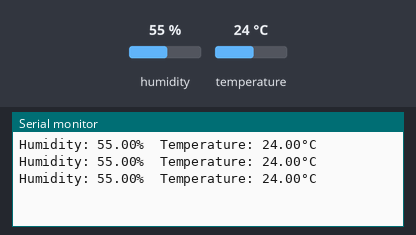
Bench run of a sketch on a simulated ESP32. On the bench: the last lines printed to the serial monitor. The inputs (shaded band) are chosen by the test bench; at power-on: humidity 55 %, temperature 24 °C.

Above: at 3.8 s.
3.9 s: humidity set to 22 %
At 5.8 s:
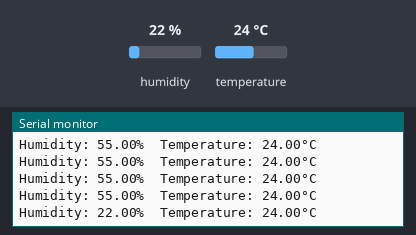
6.7 s: temperature set to 12 °C
At 7.8 s:
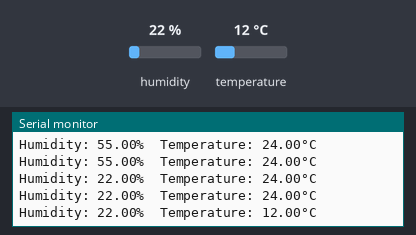
9.5 s: humidity set to 40 %
At 10.8 s:
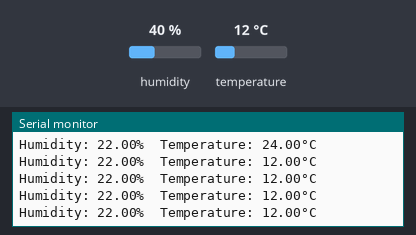
Timing chart, 0 to 12.5 s (numbered marks = the images above; inputs shaded):
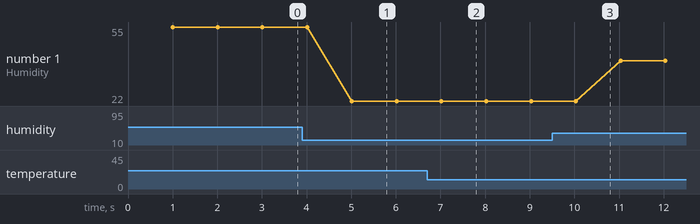

Measured:
- after the input at 3.9 s, the serial monitor: prints a new line after 1.1 s (image 1)
- after the input at 6.7 s, the serial monitor: prints a new line after 0.32 s (image 2)
- plotted number 1: 55 → 22 after the input at 3.9 s, 22 → 40 after the input at 9.5 s

The sketch:

02DHT_Test.ino
```cpp
// ตัวอย่างการทดสอบเซ็นเซอร์ความชื้น/อุณหภูมิ DHT11/DHT22
// จะต้องสร้าง Arduino libraries:
// - DHT Sensor Library: https://github.com/adafruit/DHT-sensor-library
// - Adafruit Unified Sensor Lib: https://github.com/adafruit/Adafruit_Sensor

#include "DHT.h"

#define DHTPIN 18     // กำหนดให้ขา 18 ของ ESP32 Digital เชื่อมต่อกับ DHT sensor
// ทดสอบ ESP32 : use pins 18 --
// Pin 15 can work but DHT must be disconnected during program upload.

// สามบรรดล่างนี้ให้คุณเลือกประเภทหรือชนิดของ whatever type ของคุณให้ถูกต้อง
//#define DHTTYPE DHT11   // DHT 11 ตัววัดอุณหภูมิและความชื้นสีฟ้า
#define DHTTYPE DHT22   // DHT 22  (AM2302), AM2321
//#define DHTTYPE DHT21   // DHT 21 (AM2301)

// Connect pin 1 (on the left) of the sensor to +5V
// NOTE: If using a board with 3.3V logic like an Arduino Due connect pin 1
// to 3.3V instead of 5V!
// Connect pin 2 of the sensor to whatever your DHTPIN is
// Connect pin 4 (on the right) of the sensor to GROUND
// Connect a 10K resistor from pin 2 (data) to pin 1 (power) of the sensor

// Initialize DHT sensor.
// Note that older versions of this library took an optional third parameter to
// tweak the timings for faster processors.  This parameter is no longer needed
// as the current DHT reading algorithm adjusts itself to work on faster procs.
DHT dht(DHTPIN, DHTTYPE);

void setup() {
  Serial.begin(9600);
  dht.begin();
}

void loop() {
  // Wait a few seconds between measurements.
  delay(1000);

  // Reading temperature or humidity takes about 250 milliseconds!
  // Sensor readings may also be up to 2 seconds 'old' (its a very slow sensor)
  float h = dht.readHumidity();
  // Read temperature as Celsius (the default)
  float t = dht.readTemperature();
  // Read temperature as Fahrenheit (isFahrenheit = true)
  float f = dht.readTemperature(true);

  // Check if any reads failed and exit early (to try again).
  if (isnan(h) || isnan(t) || isnan(f)) {
    Serial.println(F("Failed to read from DHT sensor!"));
    return;
  }

  // Compute heat index in Fahrenheit (the default)
  float hif = dht.computeHeatIndex(f, h);
  // Compute heat index in Celsius (isFahreheit = false)
  float hic = dht.computeHeatIndex(t, h, false);

  Serial.print(F("Humidity: ")); //พิมพ์ค่าความชื้นสัมพัทธ์ออกมาทาง Serialprint
  Serial.print(h); //แสดงค่าเป็น % ออกมาทาง Serialprint
  Serial.print(F("%  Temperature: ")); //พิมพ์ค่าอุณหภูมิออกมาทาง Serialprint
  Serial.print(t); //แสดงค่าเป็นองศาเซลเซียสออกมาทาง Serialprint
  Serial.println(F("°C "));
  //Serial.println(f);
  //Serial.print(F("°F  Heat index: "));
  //Serial.print(hic);
  //Serial.print(F("°C "));
  //Serial.print(hif);
  //Serial.println(F("°F"));
}
```
